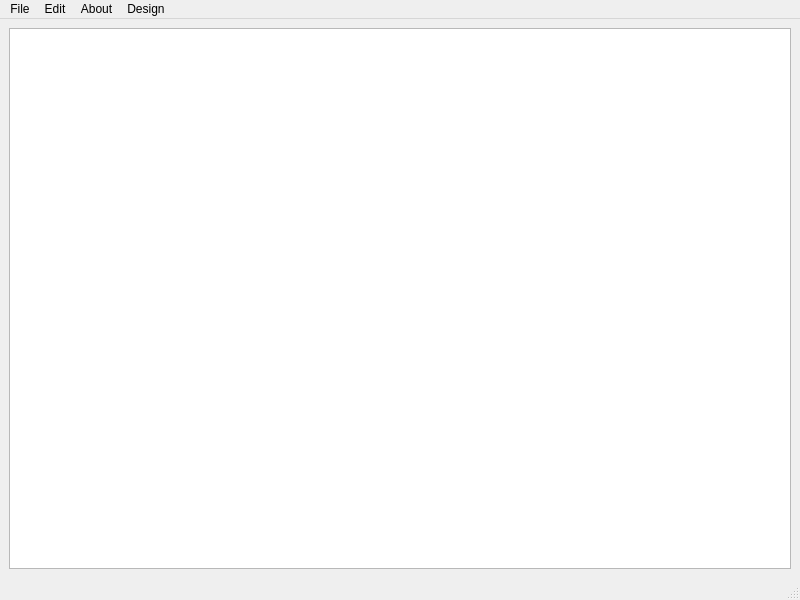
<?xml version="1.0" encoding="UTF-8"?>
<ui version="4.0">
 <class>MainWindow</class>
 <widget class="QMainWindow" name="MainWindow">
  <property name="geometry">
   <rect>
    <x>0</x>
    <y>0</y>
    <width>800</width>
    <height>600</height>
   </rect>
  </property>
  <property name="windowTitle">
   <string>MainWindow</string>
  </property>
  <widget class="QWidget" name="centralwidget">
   <layout class="QHBoxLayout" name="horizontalLayout">
    <item>
     <widget class="QTextEdit" name="textEdit"/>
    </item>
   </layout>
  </widget>
  <widget class="QMenuBar" name="menubar">
   <property name="geometry">
    <rect>
     <x>0</x>
     <y>0</y>
     <width>800</width>
     <height>21</height>
    </rect>
   </property>
   <widget class="QMenu" name="menuFile">
    <property name="title">
     <string>File</string>
    </property>
    <addaction name="actionNew"/>
    <addaction name="actionOpen"/>
    <addaction name="separator"/>
    <addaction name="actionSave"/>
    <addaction name="actionSave_As"/>
    <addaction name="separator"/>
    <addaction name="actionPrint"/>
   </widget>
   <widget class="QMenu" name="menuEdit">
    <property name="title">
     <string>Edit</string>
    </property>
    <addaction name="actionCut"/>
    <addaction name="actionCopy"/>
    <addaction name="actionPaste"/>
    <addaction name="separator"/>
    <addaction name="actionRedo"/>
    <addaction name="actionUndo"/>
   </widget>
   <widget class="QMenu" name="menuAbout">
    <property name="title">
     <string>About</string>
    </property>
    <addaction name="actionAbout_notepad"/>
   </widget>
   <widget class="QMenu" name="menuDesign">
    <property name="title">
     <string>Design</string>
    </property>
    <addaction name="actionFont"/>
    <addaction name="actionColour"/>
    <addaction name="actionBackground"/>
   </widget>
   <addaction name="menuFile"/>
   <addaction name="menuEdit"/>
   <addaction name="menuAbout"/>
   <addaction name="menuDesign"/>
  </widget>
  <widget class="QStatusBar" name="statusbar"/>
  <action name="actionNew">
   <property name="icon">
    <iconset resource="Resource.qrc">
     <normaloff>:/rec/Image/new.png</normaloff>:/rec/Image/new.png</iconset>
   </property>
   <property name="text">
    <string>New</string>
   </property>
  </action>
  <action name="actionOpen">
   <property name="icon">
    <iconset resource="Resource.qrc">
     <normaloff>:/rec/Image/open.png</normaloff>:/rec/Image/open.png</iconset>
   </property>
   <property name="text">
    <string>Open</string>
   </property>
  </action>
  <action name="actionSave">
   <property name="icon">
    <iconset resource="Resource.qrc">
     <normaloff>:/rec/Image/save.png</normaloff>:/rec/Image/save.png</iconset>
   </property>
   <property name="text">
    <string>Save</string>
   </property>
  </action>
  <action name="actionSave_As">
   <property name="icon">
    <iconset resource="Resource.qrc">
     <normaloff>:/rec/Image/saveAs.png</normaloff>:/rec/Image/saveAs.png</iconset>
   </property>
   <property name="text">
    <string>Save As</string>
   </property>
  </action>
  <action name="actionCut">
   <property name="icon">
    <iconset resource="Resource.qrc">
     <normaloff>:/rec/Image/cut.png</normaloff>:/rec/Image/cut.png</iconset>
   </property>
   <property name="text">
    <string>Cut</string>
   </property>
  </action>
  <action name="actionCopy">
   <property name="icon">
    <iconset resource="Resource.qrc">
     <normaloff>:/rec/Image/copy.png</normaloff>:/rec/Image/copy.png</iconset>
   </property>
   <property name="text">
    <string>Copy</string>
   </property>
  </action>
  <action name="actionPaste">
   <property name="icon">
    <iconset resource="Resource.qrc">
     <normaloff>:/rec/Image/paste.png</normaloff>:/rec/Image/paste.png</iconset>
   </property>
   <property name="text">
    <string>Paste</string>
   </property>
  </action>
  <action name="actionRedo">
   <property name="icon">
    <iconset resource="Resource.qrc">
     <normaloff>:/rec/Image/redo.png</normaloff>:/rec/Image/redo.png</iconset>
   </property>
   <property name="text">
    <string>Redo</string>
   </property>
  </action>
  <action name="actionUndo">
   <property name="icon">
    <iconset resource="Resource.qrc">
     <normaloff>:/rec/Image/undo.png</normaloff>:/rec/Image/undo.png</iconset>
   </property>
   <property name="text">
    <string>Undo</string>
   </property>
  </action>
  <action name="actionAbout_notepad">
   <property name="icon">
    <iconset resource="Resource.qrc">
     <normaloff>:/rec/Image/about.png</normaloff>:/rec/Image/about.png</iconset>
   </property>
   <property name="text">
    <string>About notepad</string>
   </property>
  </action>
  <action name="actionFont">
   <property name="icon">
    <iconset resource="Resource.qrc">
     <normaloff>:/rec/Image/font.png</normaloff>:/rec/Image/font.png</iconset>
   </property>
   <property name="text">
    <string>Font</string>
   </property>
  </action>
  <action name="actionColour">
   <property name="icon">
    <iconset resource="Resource.qrc">
     <normaloff>:/rec/Image/colour.png</normaloff>:/rec/Image/colour.png</iconset>
   </property>
   <property name="text">
    <string>Colour</string>
   </property>
  </action>
  <action name="actionBackground">
   <property name="icon">
    <iconset resource="Resource.qrc">
     <normaloff>:/rec/Image/background.png</normaloff>:/rec/Image/background.png</iconset>
   </property>
   <property name="text">
    <string>Background</string>
   </property>
  </action>
  <action name="actionPrint">
   <property name="icon">
    <iconset resource="Resource.qrc">
     <normaloff>:/rec/Image/print.png</normaloff>:/rec/Image/print.png</iconset>
   </property>
   <property name="text">
    <string>Print</string>
   </property>
  </action>
 </widget>
 <resources>
  <include location="Resource.qrc"/>
 </resources>
 <connections/>
</ui>
